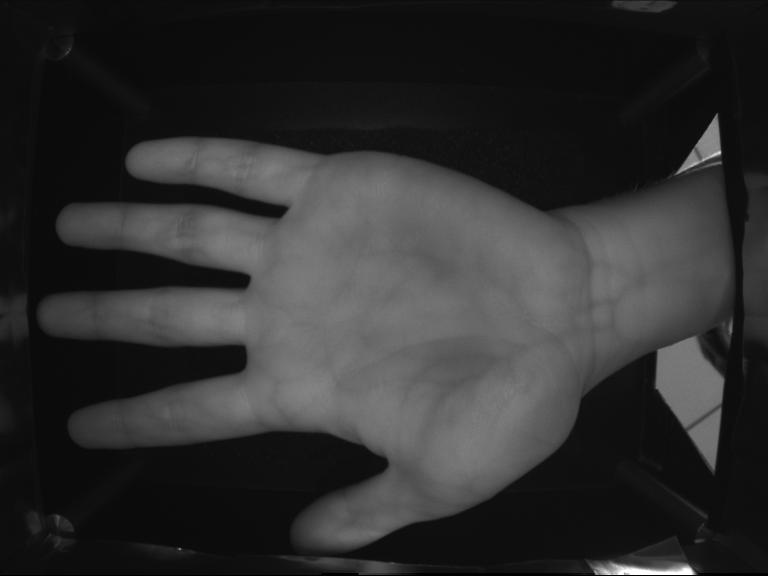
#> input picture resources/images/selected_image.jpg, 768 x 576 px
$ python -i dataprocessor.py   (imports and definitions only)   (older library calls are emulated)
#> lines starting #> are read from the running program, lines starting #| are printed output that depends on the picture; after the words box and inside, x2 and y2 are one past the last pixel; in counts of white or black regions, pixels touching at a corner belong together
import cv2
import numpy as np

class ContourProcessor:
    @staticmethod
    def find_defects(largest_contour):
        """
        Find convexity defects from the largest contour.
        """
        hull = cv2.convexHull(largest_contour, returnPoints=False)
        defects = cv2.convexityDefects(largest_contour, hull)
        return defects

    @staticmethod
    def get_far_points(defects, largest_contour, num_points=4):
        """
        Extract farthest points from convexity defects.
        """
        if defects is None:
            return None
        defects = sorted(defects, key=lambda x: x[0, 3], reverse=True)
        far_points = [tuple(largest_contour[defects[i][0][2]][0]) for i in range(min(num_points, len(defects)))]
        return sorted(far_points, key=lambda point: point[1])  # Sort by y-coordinate

    @staticmethod
    def compute_midpoint_and_direction(point1, point2):
        """
        Compute the midpoint and directional vector between two points.
        """
        try:
            midpoint = (int((point1[0] + point2[0]) // 2), int((point1[1] + point2[1]) // 2))
            dx = point2[0] - point1[0]
            dy = point2[1] - point1[1]
            length = np.sqrt(dx**2 + dy**2)
            if length != 0:
                dx /= length
                dy /= length
            return midpoint, dx, dy, length
        except Exception as e:
            print(f"Error computing midpoint and direction: {e}")
            raise

    @staticmethod
    def compute_perpendicular_point(midpoint, dx, dy, distance=50):
        """
        Compute a point perpendicular to the line between two points.
        """
        x_perpendicular = int(midpoint[0] + distance * dy)
        y_perpendicular = int(midpoint[1] - distance * dx)
        return x_perpendicular, y_perpendicular

    @staticmethod
    def generate_square_vertices(perpendicular_point, length, offset=50):
        """
        Generate vertices for a square based on a perpendicular point and length.
        """
        x, y = perpendicular_point
        vertices = [
            (x + offset, y),
            (x + offset, y - length),
            (x + offset + length, y - length),
            (x + offset + length, y)
        ]
        return vertices

    @staticmethod
    def rotate_square(vertices, midpoint, angle):
        """
        Rotate the square vertices around a midpoint.
        """
        if not isinstance(midpoint, tuple) or len(midpoint) != 2:
            raise ValueError(f"Invalid midpoint: {midpoint}")
        if not all(isinstance(coord, (int, float)) for coord in midpoint):
            raise TypeError(f"Midpoint coordinates must be int or float, got: {midpoint}")

        rotation_matrix = cv2.getRotationMatrix2D(midpoint, angle, scale=1)
        rotated_vertices = cv2.transform(np.array([vertices], dtype=np.float32), rotation_matrix).squeeze().astype(np.int32)
        return rotated_vertices

    @staticmethod
    def translate_square(vertices, start_point):
        """
        Translate the square vertices by a given point.
        """
        return vertices + start_point

    @staticmethod
    def compute_transform(vertices, length):
        """
        Compute the perspective transform matrix for the square vertices.
        """
        rectified_order = np.array([[0, 0], [length, 0], [length, length], [0, length]], dtype=np.float32)
        vertices = np.array(vertices, dtype=np.float32)
        return cv2.getPerspectiveTransform(vertices, rectified_order)

class VeinImageProcessor:
    @staticmethod
    def load_and_crop_image(image_path):
        """
        Load the image in grayscale and crop the unnecessary part.
        """
        image = cv2.imread(image_path, cv2.IMREAD_GRAYSCALE)
        cropped_image = image[:, :image.shape[1] - 120]
        return cropped_image

    @staticmethod
    def preprocess_contours(image):
        """
        Blur the image, threshold it, and find the largest contour.
        """
        blurred = cv2.GaussianBlur(image, (5, 5), 0)
        _, thresholded = cv2.threshold(blurred, 50, 255, cv2.THRESH_BINARY)
        contours, _ = cv2.findContours(thresholded, cv2.RETR_EXTERNAL, cv2.CHAIN_APPROX_SIMPLE)
        largest_contour = max(contours, key=cv2.contourArea)
        return largest_contour

    @staticmethod
    def compute_rectified_transform(largest_contour):
        """
        Compute the perspective transform matrix based on the largest contour.
        """
        hull = cv2.convexHull(largest_contour, returnPoints=False)
        defects = cv2.convexityDefects(largest_contour, hull)

        # Step 1: Find convexity defects
        defects = ContourProcessor.find_defects(largest_contour)

        # Step 2: Get farthest points
        far_points = ContourProcessor.get_far_points(defects, largest_contour)
        if far_points is None or len(far_points) < 3:
            return None, None  # Insufficient points to compute transform

        first_defect_far, third_defect_far = far_points[0], far_points[2]

        # Step 3: Compute midpoint and directional vector
        midpoint, dx, dy, length = ContourProcessor.compute_midpoint_and_direction(first_defect_far, third_defect_far)

        # Step 4: Compute perpendicular point
        perpendicular_point = ContourProcessor.compute_perpendicular_point(midpoint, dx, dy)

        # Step 5: Generate square vertices
        square_vertices = ContourProcessor.generate_square_vertices(perpendicular_point, length)

        # Step 6: Rotate square vertices
        angle = np.arctan2(-dy, dx) * 180 / np.pi
        rotated_vertices = ContourProcessor.rotate_square(square_vertices, midpoint, angle)

        # Step 7: Translate square vertices
        start_point = (first_defect_far[0] - rotated_vertices[0][0], first_defect_far[1] - rotated_vertices[0][1])
        translated_vertices = ContourProcessor.translate_square(rotated_vertices, start_point)

        # Step 8: Compute perspective transform
        transform_matrix = ContourProcessor.compute_transform(translated_vertices, int(length))

        return transform_matrix, int(length)

    @staticmethod
    def apply_perspective_transform(image, transform_matrix, length):
        """
        Apply the perspective transform to rectify the image.
        """
        rectified_image = cv2.warpPerspective(image, transform_matrix, (length, length))
        return cv2.equalizeHist(rectified_image)

    @staticmethod
    def apply_gabor_filter(image):
        """
        Apply Gabor filter to enhance vein structures.
        """
        g_kernel_size, g_sigma, g_theta, g_lambda, g_gamma, g_psi = 5, 2.5, np.pi/3, 8.0, 0.4, 0.0
        gabor_kernel = cv2.getGaborKernel((g_kernel_size, g_kernel_size), g_sigma, g_theta, g_lambda, g_gamma, g_psi, ktype=cv2.CV_32F)
        filtered_image = cv2.filter2D(image, cv2.CV_32F, gabor_kernel)
        return cv2.normalize(filtered_image, None, 0, 255, cv2.NORM_MINMAX, cv2.CV_8U)

    @staticmethod
    def enhance_contrast(image):
        """
        Apply multiple CLAHE passes and Gaussian blur for contrast enhancement.
        """
        clahe = cv2.createCLAHE(clipLimit=3.0, tileGridSize=(2, 2))
        enhanced_image = clahe.apply(image)
        enhanced_image = cv2.GaussianBlur(enhanced_image, (5, 5), 0)
        for tile_size in [(4, 4), (8, 8), (10, 10)]:
            clahe = cv2.createCLAHE(clipLimit=2.0, tileGridSize=tile_size)
            enhanced_image = clahe.apply(enhanced_image)
        return enhanced_image

    @staticmethod
    def binarize_image(image):
        """
        Threshold the image to produce a binary image.
        """
        _, binary_image = cv2.threshold(image, 110, 255, cv2.THRESH_BINARY)
        return binary_image

    def preprocess_image(self, image_path):
        """
        Main preprocessing pipeline.
        """
        # Step 1: Load and crop the image
        cropped_image = self.load_and_crop_image(image_path)
#> in load_and_crop_image, image is the input picture: shape (576, 768); min 0, max 255, mean 47.1
#> in load_and_crop_image, `cropped_image = image[:, :image.shape[1] - 120]`:
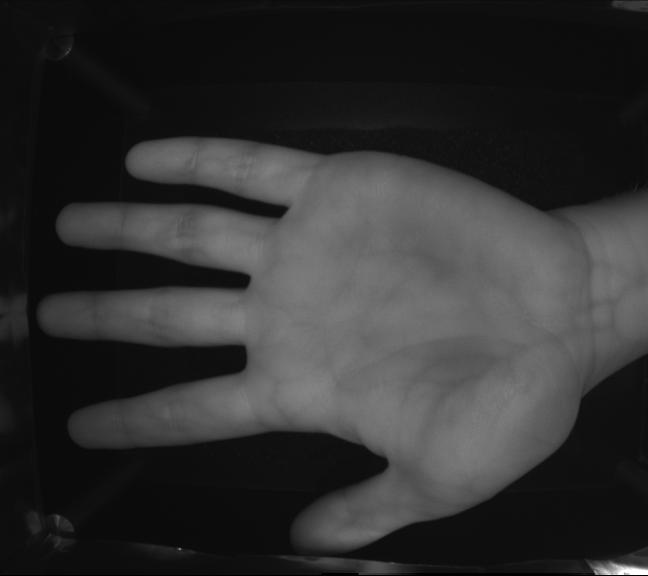
#> cropped_image: shape (576, 648); min 0, max 255, mean 48.5

        # Step 2: Find the largest contour
        largest_contour = self.preprocess_contours(cropped_image)
#> in preprocess_contours, `_, thresholded = cv2.threshold(blurred, 50, 255, cv2.THRESH_BINARY)`:
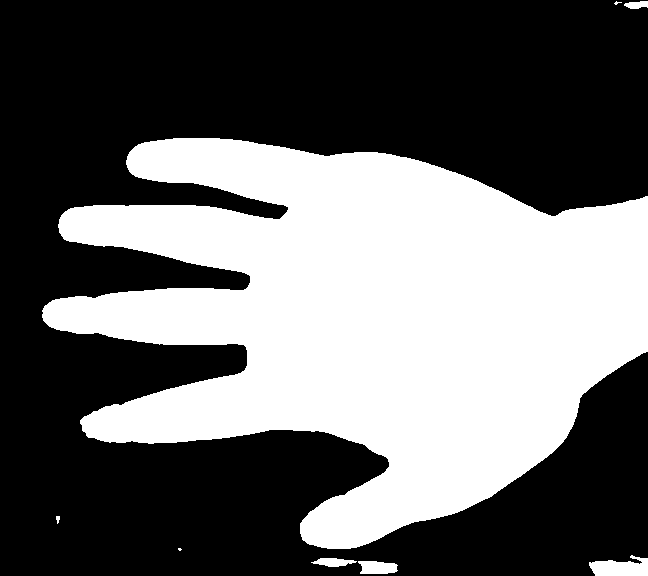
#> thresholded: shape (576, 648); 39.8% white; 8 white regions (2 under 20 px)
#> in preprocess_contours, `contours, _ = cv2.findContours(thresholded, cv2.RETR_EXTERNAL, cv2.CHA..`: contours = 8 contours, 3 with area under 20; largest, box (x1, y1, x2, y2) and area: (42, 138, 648, 549) 145492, (589, 555, 648, 576) 786, (358, 561, 398, 574) 381, (311, 558, 357, 567) 220, (624, 1, 648, 9) 116
#> in preprocess_contours, `largest_contour = max(contours, key=cv2.contourArea)`: largest_contour = contour of 1043 points, box (x1, y1, x2, y2) (42, 138, 648, 549), area 145492

        # Step 3: Compute rectification transform
        transform_matrix, length = self.compute_rectified_transform(largest_contour)
#> in compute_rectified_transform, `hull = cv2.convexHull(largest_contour, returnPoints=False)`: hull = 37 values, max 1042 at index 0, min 0 at index 36, mean 513.5
#> in compute_rectified_transform, `defects = cv2.convexityDefects(largest_contour, hull)`: defects = 31 rows, first 6: [0, 4, 1, 222], [4, 6, 5, 217], [6, 8, 7, 210], [8, 12, 9, 162], [12, 14, 13, 142], [14, 140, 97, 38779]
#> in get_far_points, `defects = sorted(defects, key=lambda x: x[0, 3], reverse=True)`: defects = 31 items, first 6: [[147, 285, 232, 51039]], [[292, 439, 342, 46671]], [[14, 140, 97, 38779]], [[444, 620, 529, 29184]], [[838, 996, 875, 9033]], [[766, 837, 795, 4666]]
#> in get_far_points, `far_points = [tuple(largest_contour[defects[i][0][2]][0]) for i in ran..`: far_points = [(250, 282), (246, 347), (279, 219), (362, 443)]
#> in compute_rectified_transform, `far_points = ContourProcessor.get_far_points(defects, largest_contour)`: far_points = [(279, 219), (250, 282), (246, 347), (362, 443)]
#> in compute_rectified_transform, `first_defect_far, third_defect_far = far_points[0], far_points[2]`: first_defect_far = (279, 219); third_defect_far = (246, 347)
#> in compute_midpoint_and_direction, `midpoint = (int((point1[0] + point2[0]) // 2), int((point1[1] + point2..`: midpoint = (262, 283)
#> in compute_midpoint_and_direction, `dx = point2[0] - point1[0]`: dx = -33
#> in compute_midpoint_and_direction, `dy = point2[1] - point1[1]`: dy = 128
#> in compute_midpoint_and_direction, `length = np.sqrt(dx**2 + dy**2)`: length = 132.2
#> in compute_midpoint_and_direction, `dx /= length`: dx = -0.25
#> in compute_midpoint_and_direction, `dy /= length`: dy = 0.968
#> in compute_rectified_transform, `midpoint, dx, dy, length = ContourProcessor.compute_midpoint_and_direc..`: midpoint = (262, 283); dx = -0.25; dy = 0.968; length = 132.2
#> in compute_perpendicular_point, `x_perpendicular = int(midpoint[0] + distance * dy)`: x_perpendicular = 310
#> in compute_perpendicular_point, `y_perpendicular = int(midpoint[1] - distance * dx)`: y_perpendicular = 295
#> in compute_rectified_transform, `perpendicular_point = ContourProcessor.compute_perpendicular_point(mid..`: perpendicular_point = (310, 295)
#> in generate_square_vertices, `x, y = perpendicular_point`: x = 310; y = 295
#> in generate_square_vertices, `vertices = [ (x + offset, y), (x + offset, y - length), (x + offset + ..`: vertices = [(360, 295), (360, 162.8), (492.2, 162.8), (492.2, 295)]
#> in compute_rectified_transform, `square_vertices = ContourProcessor.generate_square_vertices(perpendicu..`: square_vertices has the same summary as vertices in generate_square_vertices
#> in compute_rectified_transform, `angle = np.arctan2(-dy, dx) * 180 / np.pi`: angle = -104.5
#> in rotate_square, `rotation_matrix = cv2.getRotationMatrix2D(midpoint, angle, scale=1)`: rotation_matrix = [[-0.25, -0.968, 601.4], [0.968, -0.25, 99.95]]
#> in rotate_square, `rotated_vertices = cv2.transform(np.array([vertices], dtype=np.float32..`: rotated_vertices = [[225, 374], [353, 407], [320, 535], [192, 502]]
#> in compute_rectified_transform, `start_point = (first_defect_far[0] - rotated_vertices[0][0], first_def..`: start_point = (54, -155)
#> in compute_rectified_transform, `translated_vertices = ContourProcessor.translate_square(rotated_vertic..`: translated_vertices = [[279, 219], [407, 252], [374, 380], [246, 347]]
#> in compute_rectified_transform, `transform_matrix = ContourProcessor.compute_transform(translated_verti..`: transform_matrix = [[0.967, 0.249, -324.4], [-0.249, 0.967, -142.2], [1.59e-18, -1.27e-18, 1]]
#> length = 132

        if transform_matrix is not None:
            # Step 4: Rectify and equalize the image
            rectified_image = self.apply_perspective_transform(cropped_image, transform_matrix, length)
#> in apply_perspective_transform, `rectified_image = cv2.warpPerspective(image, transform_matrix, (length..`:
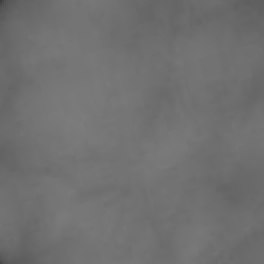
#> rectified_image: shape (132, 132) (shown 2 times larger); min 61, max 124, mean 112.3
        else:
            rectified_image = cropped_image

        # Step 5: Apply Gabor filter
        gabor_filtered = self.apply_gabor_filter(rectified_image)
#> in apply_gabor_filter, `filtered_image = cv2.filter2D(image, cv2.CV_32F, gabor_kernel)`:
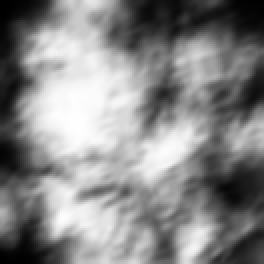
#> filtered_image: shape (132, 132) float32 (shown 2 times larger); min -0.341, max 3086.9, mean 1632.7; drawn with min black and max white

        # Step 6: Enhance contrast
        enhanced_image = self.enhance_contrast(gabor_filtered)
#> the loop in enhance_contrast, `for tile_size in [(4, 4), (8, 8), (10, 10)]:` made 3 passes
#> pass 1, in enhance_contrast, `enhanced_image = clahe.apply(enhanced_image)`:
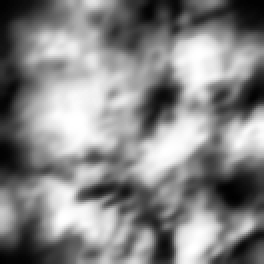
#> enhanced_image: shape (132, 132) (shown 2 times larger); min 0, max 255, mean 133.3

        # Step 7: Binarize the image
        binary_image = self.binarize_image(enhanced_image)
#> in binarize_image, `_, binary_image = cv2.threshold(image, 110, 255, cv2.THRESH_BINARY)`:
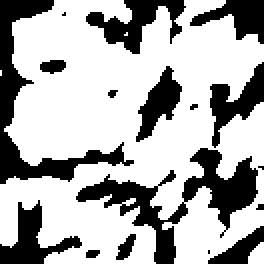
#> binary_image: shape (132, 132) (shown 2 times larger); 68.4% white; 17 black regions (6 under 20 px), largest, box (x1, y1, x2, y2) and area: (38, 74, 129, 132) 1489, (0, 0, 67, 92) 1244, (43, 0, 93, 27) 575

        output = cv2.resize(binary_image, (128, 128), interpolation=cv2.INTER_AREA)
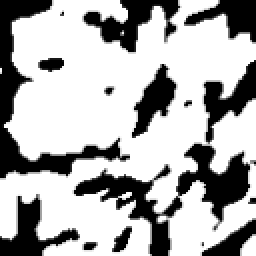
#> output: shape (128, 128) (shown 2 times larger); min 0, max 255, mean 174.4

        return output

>>> result = VeinImageProcessor().preprocess_image('../../resources/images/selected_image.jpg')

$ run again, on resources/images/defect_image.png
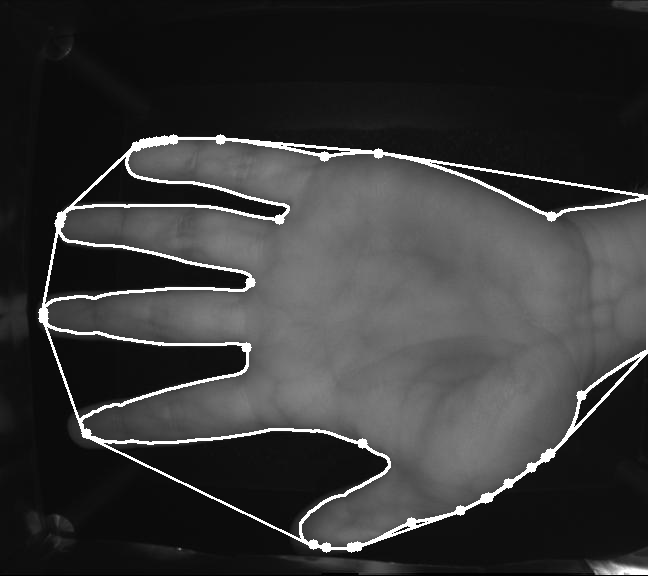
#> input picture resources/images/defect_image.png, 648 x 576 px
#> in load_and_crop_image, image is the input picture: shape (576, 648); min 0, max 255, mean 56
#> in preprocess_contours, `_, thresholded = cv2.threshold(blurred, 50, 255, cv2.THRESH_BINARY)`:
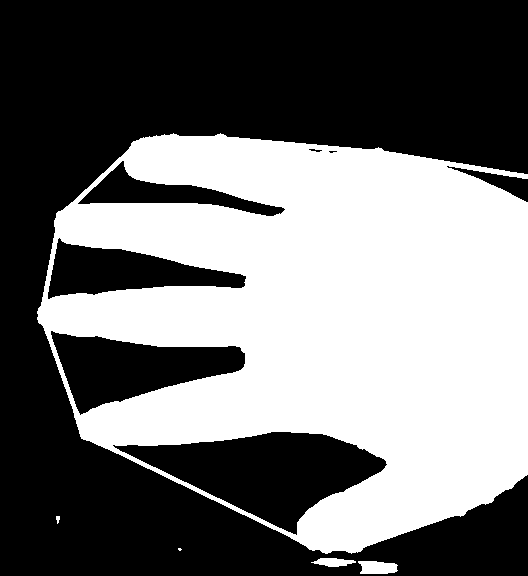
#> thresholded: shape (576, 528); 43.9% white; 5 white regions (1 under 20 px)
#> contours = 5 contours, 2 with area under 20; largest, box (x1, y1, x2, y2) and area: (37, 133, 528, 554) 164218, (358, 561, 398, 574) 381, (311, 558, 356, 567) 220
#> in preprocess_contours, `largest_contour = max(contours, key=cv2.contourArea)`: largest_contour = contour of 710 points, box (x1, y1, x2, y2) (37, 133, 528, 554), area 164218
#> in compute_rectified_transform, `hull = cv2.convexHull(largest_contour, returnPoints=False)`: hull = 31 values, max 699 at index 0, min 0 at index 30, mean 273.3
#> in compute_rectified_transform, `defects = cv2.convexityDefects(largest_contour, hull)`: defects = 29 rows, first 6: [699, 0, 704, 768], [0, 5, 3, 396], [5, 10, 8, 381], [10, 15, 13, 362], [15, 19, 18, 295], [19, 21, 20, 162]
#> in get_far_points, `defects = sorted(defects, key=lambda x: x[0, 3], reverse=True)`: defects = 29 items, first 6: [[518, 616, 587, 20736]], [[89, 167, 104, 961]], [[405, 476, 434, 899]], [[666, 699, 674, 881]], [[476, 497, 479, 854]], [[48, 82, 61, 827]]
#> in get_far_points, `far_points = [tuple(largest_contour[defects[i][0][2]][0]) for i in ran..`: far_points = [(446, 166), (49, 341), (398, 534), (339, 147)]
#> in compute_rectified_transform, `far_points = ContourProcessor.get_far_points(defects, largest_contour)`: far_points = [(339, 147), (446, 166), (49, 341), (398, 534)]
#> first_defect_far = (339, 147); third_defect_far = (49, 341)
#> in compute_midpoint_and_direction, `midpoint = (int((point1[0] + point2[0]) // 2), int((point1[1] + point2..`: midpoint = (194, 244)
#> in compute_midpoint_and_direction, `dx = point2[0] - point1[0]`: dx = -290
#> in compute_midpoint_and_direction, `dy = point2[1] - point1[1]`: dy = 194
#> in compute_midpoint_and_direction, `length = np.sqrt(dx**2 + dy**2)`: length = 348.9
#> in compute_midpoint_and_direction, `dx /= length`: dx = -0.831
#> in compute_midpoint_and_direction, `dy /= length`: dy = 0.556
#> in compute_rectified_transform, `midpoint, dx, dy, length = ContourProcessor.compute_midpoint_and_direc..`: midpoint = (194, 244); dx = -0.831; dy = 0.556; length = 348.9
#> x_perpendicular = 221
#> y_perpendicular = 285
#> perpendicular_point = (221, 285)
#> x = 221; y = 285
#> in generate_square_vertices, `vertices = [ (x + offset, y), (x + offset, y - length), (x + offset + ..`: vertices = [(271, 285), (271, -63.91), (619.9, -63.91), (619.9, 285)]
#> square_vertices has the same summary as vertices in generate_square_vertices
#> angle = -146.2
#> rotation_matrix = [[-0.831, -0.556, 490.9], [0.556, -0.831, 338.9]]
#> in rotate_square, `rotated_vertices = cv2.transform(np.array([vertices], dtype=np.float32..`: rotated_vertices = [[107, 252], [301, 542], [11, 736], [-182, 446]]
#> start_point = (232, -105)
#> translated_vertices = [[339, 147], [533, 437], [243, 631], [50, 341]]
#> in compute_rectified_transform, `transform_matrix = ContourProcessor.compute_transform(translated_verti..`: transform_matrix = [[0.559, 0.833, -311.9], [-0.832, 0.557, 200.3], [7.65e-06, 3.16e-06, 1]]
#> in preprocess_image, `transform_matrix, length = self.compute_rectified_transform(largest_co..`: length = 348
#> binary_image: shape (348, 348); 52.6% white; 37 black regions (17 under 20 px), largest, box (x1, y1, x2, y2) and area: (52, 0, 348, 266) 16580, (128, 136, 292, 348) 8640, (0, 0, 179, 315) 7910
#> in preprocess_image, `output = cv2.resize(binary_image, (128, 128), interpolation=cv2.INTER_..`:
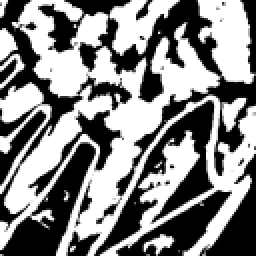
#> output: shape (128, 128) (shown 2 times larger); min 0, max 255, mean 134.1
